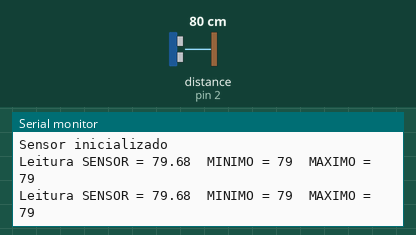
Bench run of a sketch on a simulated Arduino Uno, built with avr-gcc and run on an emulated ATmega328P. Parts: the last lines printed to the serial monitor. Wiring (from diagram.json): ultrasonic range finder: trigger pin 3; echo pin 2. The test bench sets the inputs (shaded band); at power-on: distance to the obstacle (sensor on pin 2) 80 cm. The echo pulse lasts 58.3 µs per cm.

Above: at 1.2 s.
1.3 s: distance to the obstacle (sensor on pin 2) set to 2 cm
At 2.6 s:
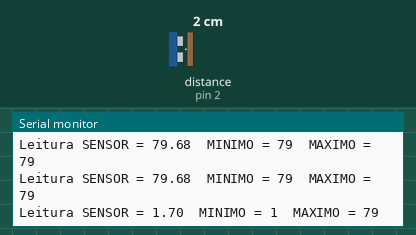
2.8 s: distance to the obstacle (sensor on pin 2) set to 4 cm
At 3.5 s:
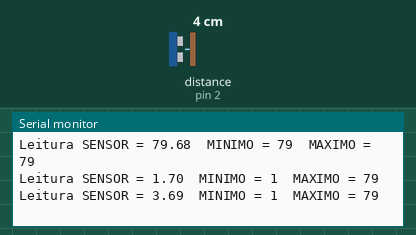
Timing chart, 0 to 5.8 s (numbered marks = the images above; inputs shaded):
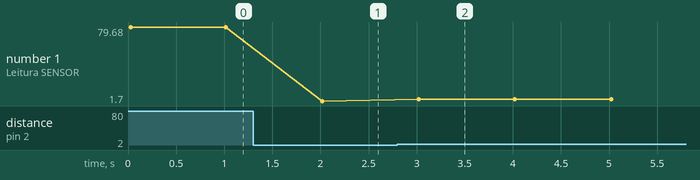

The sketch:

medidor_de_distancia.ino
```cpp
int min2 = 0;
int max2 = 0;
long duracao;
float distancia;

void setup() {
  Serial.begin(9600);
  pinMode(3, OUTPUT);
  pinMode(2, INPUT);

  digitalWrite(3, LOW);
  delayMicroseconds(2);
  digitalWrite(3, HIGH);
  delayMicroseconds(10);
  digitalWrite(3, LOW);

  duracao = pulseIn(2, HIGH);

  distancia = 0.01715 * duracao;

  min2 = distancia;
  max2 = distancia;
  Serial.println("Sensor inicializado");
}

void loop() {
  digitalWrite(3, LOW);
  delayMicroseconds(2);
  digitalWrite(3, HIGH);
  delayMicroseconds(10);
  digitalWrite(3, LOW);

  duracao = pulseIn(2, HIGH);
  distancia = 0.01715 * duracao;


  if (distancia < min2) {
    min2 = distancia;
  }

  if(distancia > max2) {
    max2 = distancia;
  }

  Serial.print("Leitura SENSOR = ");
  Serial.print(distancia);
  Serial.print("  MINIMO = ");
  Serial.print(min2);
  Serial.print("  MAXIMO = ");
  Serial.println(max2);
  delay(1000);
}
```

Measured:
- after the input at 1.3 s, the serial monitor: prints a new line after 0.72 s (image 1)
- after the input at 2.8 s, the serial monitor: prints a new line after 0.22 s (image 2)
- plotted number 1: 79.68 → 1.7 after the input at 1.3 s, 1.7 → 3.69 after the input at 2.8 s
